Frame 1 (no input): blank canvas, image omitted
Frame 60 (no input): blank canvas, image omitted
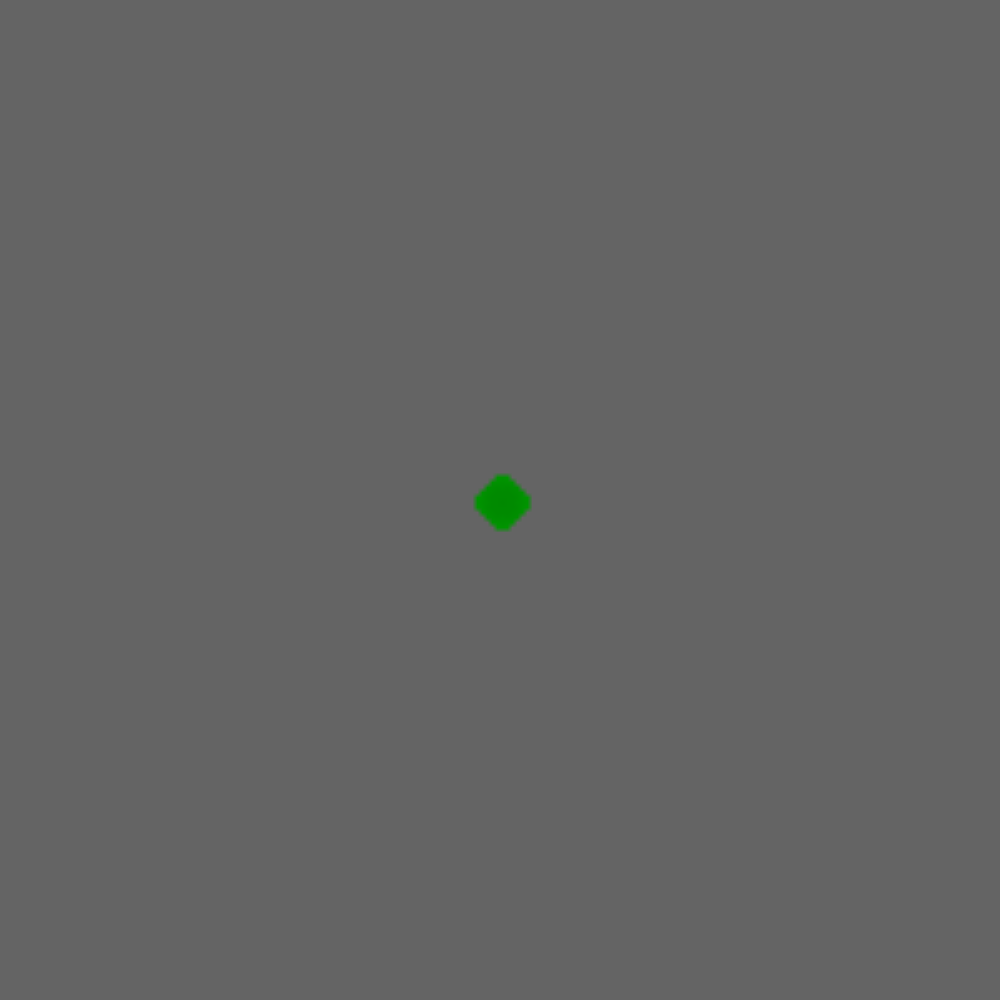
Frame 120 (the mouse pressed at the canvas centre since frame 60)

The p5.js sketch whose frames 1 and 60 were blank and that drew this single picture after the mouse press (run headless with seeded random() and noise() and a simulated clock; from frame 60 on, the mouse is pressed at the canvas centre):

// p5.js sketch
// ── sketch.js
const n = 200;
let grid;
let zoom;
let pg;

setup = () => {
  const m = min(windowWidth, windowHeight);
  createCanvas(m, m);
  zoom = n / m;
  pg = createGraphics(n, n);
  grid = new Uint8Array(n * n);
  pg.background(0).pixelDensity(1).loadPixels();
};

draw = () => {
  background(100);
  const mx = 0 | constrain(mouseX * zoom, 0, n - 1);
  const my = 0 | constrain(mouseY * zoom, 0, n - 1);
  mouseIsPressed && (grid[mx + my * n] = 1);

  let next = new Uint8Array(grid);

  for (let y = 4; y < n - 4; y++) {
    for (let x = 4; x < n - 4; x++) {
      const i = x + y * n;
      grid[i] && (pg.pixels[i * 4 + 1] = (pg.pixels[i * 4 + 1] - 2) & 0xff);
      
      const sum0 =
        +grid[i + 1]
        +grid[i - 1]
        +grid[i - n]
        +grid[i + n]
        +grid[i - 1 - n] 
        +grid[i - 1 + n] 
        +grid[i + 1 - n] 
        +grid[i + 1 + n]
 
         +grid[i + 2]
         +grid[i + 2+n]
         +grid[i + 2-n]

         +grid[i - 2]
         +grid[i - 2+n]
         +grid[i - 2-n]
      
         +grid[i + 2*n]
         +grid[i + 2*n-1]
         +grid[i + 2*n+1]

        +grid[i - 2*n]
        +grid[i - 2*n+1]
        +grid[i - 2*n-1]
 
      const sum1 =
        +grid[i+1] 
        +grid[i+2] 
        +grid[i+3] 
        +grid[i+4] 

        +grid[i-1] 
        +grid[i-2] 
        +grid[i-3] 
        +grid[i-4] 

        +grid[i-n] 
        +grid[i-2*n] 
        +grid[i-3*n] 
        +grid[i-4*n] 

        +grid[i+n] 
        +grid[i+2*n] 
        +grid[i+3*n] 
        +grid[i+4*n] 

        +grid[i - n +1] 
        +grid[i - n +2] 
        +grid[i - n +3] 
        +grid[i - n +4]

        +grid[i - 2*n +1] 
        +grid[i - 2*n +2] 
        +grid[i - 2*n +3] 

        +grid[i - 3*n +1] 
        +grid[i - 3*n +2] 
        +grid[i - 4*n +1] 

        +grid[i + n +1] 
        +grid[i + n +2] 
        +grid[i + n +3] 
        +grid[i + n +4]

        +grid[i + 2*n +1] 
        +grid[i + 2*n +2] 
        +grid[i + 2*n +3] 

        +grid[i + 3*n +1] 
        +grid[i + 3*n +2] 

        +grid[i + 4*n +1] 

        +grid[i - n -1] 
        +grid[i - n -2] 
        +grid[i - n -3] 
        +grid[i - n -4]

        +grid[i - 2*n -1] 
        +grid[i - 2*n -2] 
        +grid[i - 2*n -3] 

        +grid[i - 3*n -1] 
        +grid[i - 3*n -2] 

        +grid[i - 4*n -1] 

        +grid[i + n -1] 
        +grid[i + n -2] 
        +grid[i + n -3] 
        +grid[i + n -4]

        +grid[i + 2*n -1] 
        +grid[i + 2*n -2] 
        +grid[i + 2*n -3] 

        +grid[i + 3*n -1] 
        +grid[i + 3*n -2] 

        +grid[i + 4*n -1] ;

      
      let bool;
      if (grid[i] == 0) {
        bool = sum0*2.6 > sum1 ; 
      } else {
        bool = sum0!=sum1
      }
      next[i] = bool;
      pg.pixels[i * 4 + 3] = bool ? 255 : 0;
    }
  }
  grid = next;
  pg.updatePixels();
  image(pg, 0, 0, width, height);
};
